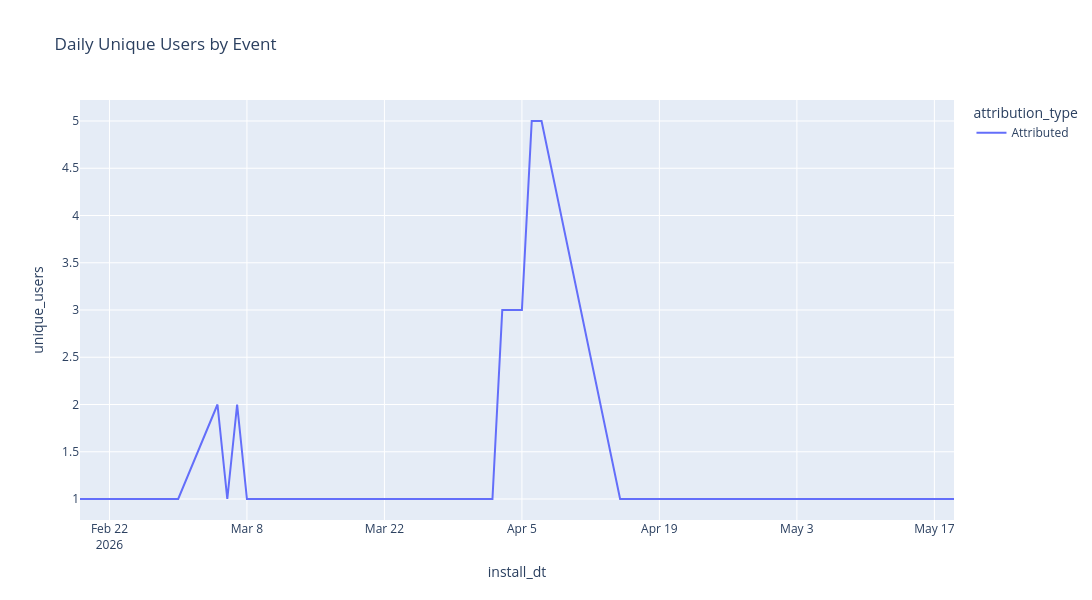

Notebook source saved alongside this figure:
### Code cell
# hide-output
fig = px.line(attribution_users_pf, 
              x='install_dt', 
              y='unique_users',
              color='attribution_type',
              title='Daily Unique Users by Event',
              width=1200,
              height=600,
              hover_data={'unique_users': True})

#fig = add_vlines_to_figure(fig, vlines_events)

#fig.update_yaxes(rangemode='tozero')
fig.show()

### Figure 1 — Plotly figure (JSON) as saved in the notebook; plotly's stock layout.template omitted (floating-point values rounded to 4 significant figures)
{"data": [{"hovertemplate": "attribution_type=Attributed<br>install_dt=%{x}<br>unique_users=%{y}<extra></extra>", "legendgroup": "Attributed", "line": {"color": "#636efa", "dash": "solid"}, "marker": {"symbol": "circle"}, "mode": "lines", "name": "Attributed", "orientation": "v", "showlegend": true, "type": "scatter", "x": ["2026-02-19", "2026-03-01", "2026-03-05", "2026-03-06", "2026-03-07", "2026-03-08", "2026-03-12", "2026-03-15", "2026-03-26", "2026-04-02", "2026-04-03", "2026-04-04", "2026-04-05", "2026-04-06", "2026-04-07", "2026-04-15", "2026-04-16", "2026-05-08", "2026-05-10", "2026-05-19"], "xaxis": "x", "y": [1, 1, 2, 1, 2, 1, 1, 1, 1, 1, 3, 3, 3, 5, 5, 1, 1, 1, 1, 1], "yaxis": "y"}], "layout": {"height": 600, "legend": {"title": {"text": "attribution_type"}, "tracegroupgap": 0}, "title": {"text": "Daily Unique Users by Event"}, "width": 1200, "xaxis": {"anchor": "y", "domain": [0, 1], "title": {"text": "install_dt"}}, "yaxis": {"anchor": "x", "domain": [0, 1], "title": {"text": "unique_users"}}}}
